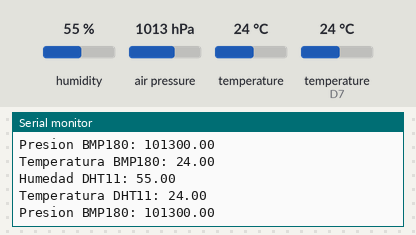
The sketch below on a simulated Arduino MKR. On the bench: the last lines printed to the serial monitor. Inputs (shaded band) come from the test bench; at power-on: humidity 55 %, air pressure 1013 hPa, temperature 24 °C, temperature (sensor on D7) 24 °C. WiFi joins after 1.5 s; servers stay silent unless stated; not simulated (calls return 0 or success): secrets.h.

Above: at 14.3 s.
14.4 s: humidity set to 22 %
At 17.1 s:
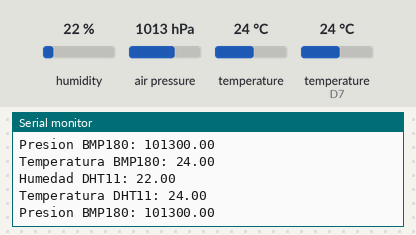
23.4 s: air pressure set to 952 hPa
At 25.2 s:
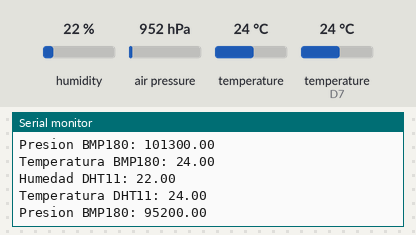
28.8 s: temperature (sensor 0) set to 12 °C
34.2 s: temperature (sensor on D7) set to 12 °C
At 37.2 s:
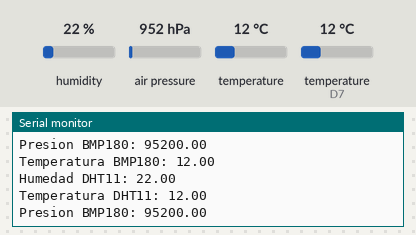
39.6 s: humidity set to 40 %
At 41.2 s:
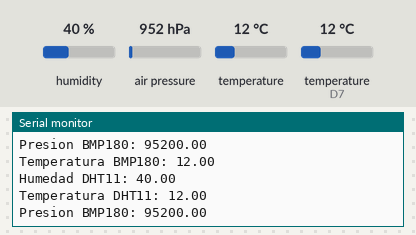
45.0 s: air pressure set to 975 hPa
At 48.0 s:
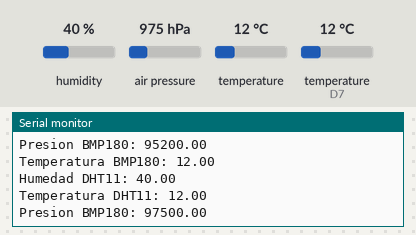
Timing chart, 0 to 49.5 s (numbered marks = the images above; inputs shaded):
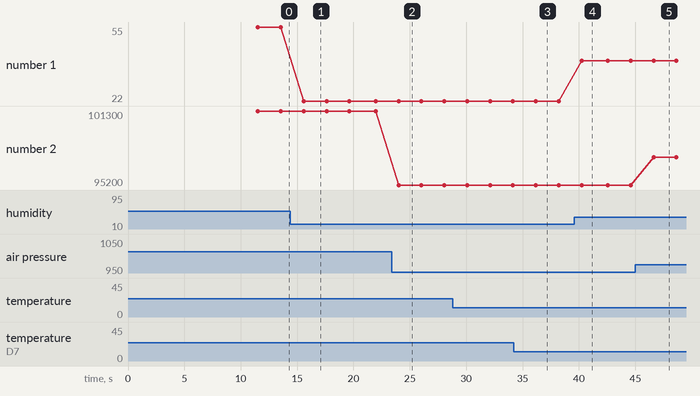

Measured:
- after the input at 14.4 s, the serial monitor: prints a new line after 1.2 s (image 1)
- after the input at 23.4 s, the serial monitor: prints a new line after 0.61 s (image 2)
- after the input at 34.2 s, the serial monitor: prints a new line after 2.0 s (image 3)
- after the input at 39.6 s, the serial monitor: prints a new line after 0.64 s (image 4)
- after the input at 45.0 s, the serial monitor: prints a new line after 1.6 s (image 5)
- plotted number 1: 55 → 22 after the input at 14.4 s, 22 → 40 after the input at 39.6 s
- plotted number 2: 101300 → 95200 after the input at 23.4 s, 95200 → 97500 after the input at 45.0 s

The sketch:

Main.ino
```cpp
#include <WiFi101.h>
#include "secrets.h"
#include "ThingSpeak.h"
#include <Adafruit_BMP085.h>
#include "DHT.h"

#define DHTPIN 7
#define DHTTYPE DHT11

DHT dht(DHTPIN, DHTTYPE);

char ssid[] = SECRET_SSID;
char pass[] = SECRET_PASS;
WiFiClient client;

unsigned long myChannelNumber = SECRET_CH_ID;
const char *myWriteAPIKey = SECRET_WRITE_APIKEY;
Adafruit_BMP085 bmp;

unsigned long lastAverageTime = 0;
float totalTemperatureBMP = 0.0;
float totalPressure = 0.0;
float totalHumidity = 0.0;
float totalTemperatureDHT = 0.0;
int readingsCount = 0;

void setup() {
  Serial.begin(115200);
  dht.begin();

  while (!Serial);

  if (!bmp.begin()) {
    Serial.println("Could not find a valid BMP085 sensor, check wiring!");
    while (1);
  }

  Serial.println(WiFi.status());
  ThingSpeak.begin(client);
}

void loop() {
  if (WiFi.status() != WL_CONNECTED) {
    Serial.print("Attempting to connect to SSID: ");
    Serial.println(SECRET_SSID);

    while (WiFi.status() != WL_CONNECTED) {
      int status = WiFi.begin(ssid, pass);
      Serial.print(".");
      delay(10000);
    }

    Serial.println("\nConnected.");
  }

  float temperatureBMP = bmp.readTemperature();
  float humidity = dht.readHumidity();
  float temperatureDHT = dht.readTemperature();
  float pressure = bmp.readPressure();

  unsigned long currentTime = millis();

  if (currentTime - lastAverageTime >= 20000) {
    // Calcula las medias de temperatura, humedad y presión
    float averageTemperatureBMP = totalTemperatureBMP / readingsCount;
    float averagePressure = totalPressure / readingsCount;
    float averageHumidity = totalHumidity / readingsCount;
    float averageTemperatureDHT = totalTemperatureDHT / readingsCount;

    // Configura los campos para enviar a ThingSpeak
    ThingSpeak.setField(1, averageTemperatureBMP);
    ThingSpeak.setField(2, humidity);
    ThingSpeak.setField(3, temperatureDHT);
    ThingSpeak.setField(4, temperatureBMP);
    ThingSpeak.setField(5, pressure);
    ThingSpeak.setField(6, averagePressure);
    ThingSpeak.setField(7, averageHumidity);
    ThingSpeak.setField(8, averageTemperatureDHT);

    // Envía los datos a ThingSpeak
    int x = ThingSpeak.writeFields(myChannelNumber, myWriteAPIKey);

    if (x == 200) {
      Serial.println("Channel update successful.");
    } else {
      Serial.println("Problem updating channel. HTTP error code " + String(x));
    }

    // Reinicia variables para el próximo ciclo
    totalTemperatureBMP = 0.0;
    totalPressure = 0.0;
    totalHumidity = 0.0;
    totalTemperatureDHT = 0.0;
    readingsCount = 0;
    lastAverageTime = currentTime;
  }

  // Acumula los valores para calcular medias
  totalTemperatureBMP += temperatureBMP;
  totalPressure += pressure;
  totalHumidity += humidity;
  totalTemperatureDHT += temperatureDHT;
  readingsCount++;

  // Imprime valores obtenidos cada 2 segundos
  Serial.print("Temperatura BMP180: ");
  Serial.println(temperatureBMP);
  Serial.print("Humedad DHT11: ");
  Serial.println(humidity);
  Serial.print("Temperatura DHT11: ");
  Serial.println(temperatureDHT);
  Serial.print("Presion BMP180: ");
  Serial.println(pressure);

  delay(2000);
}
```
